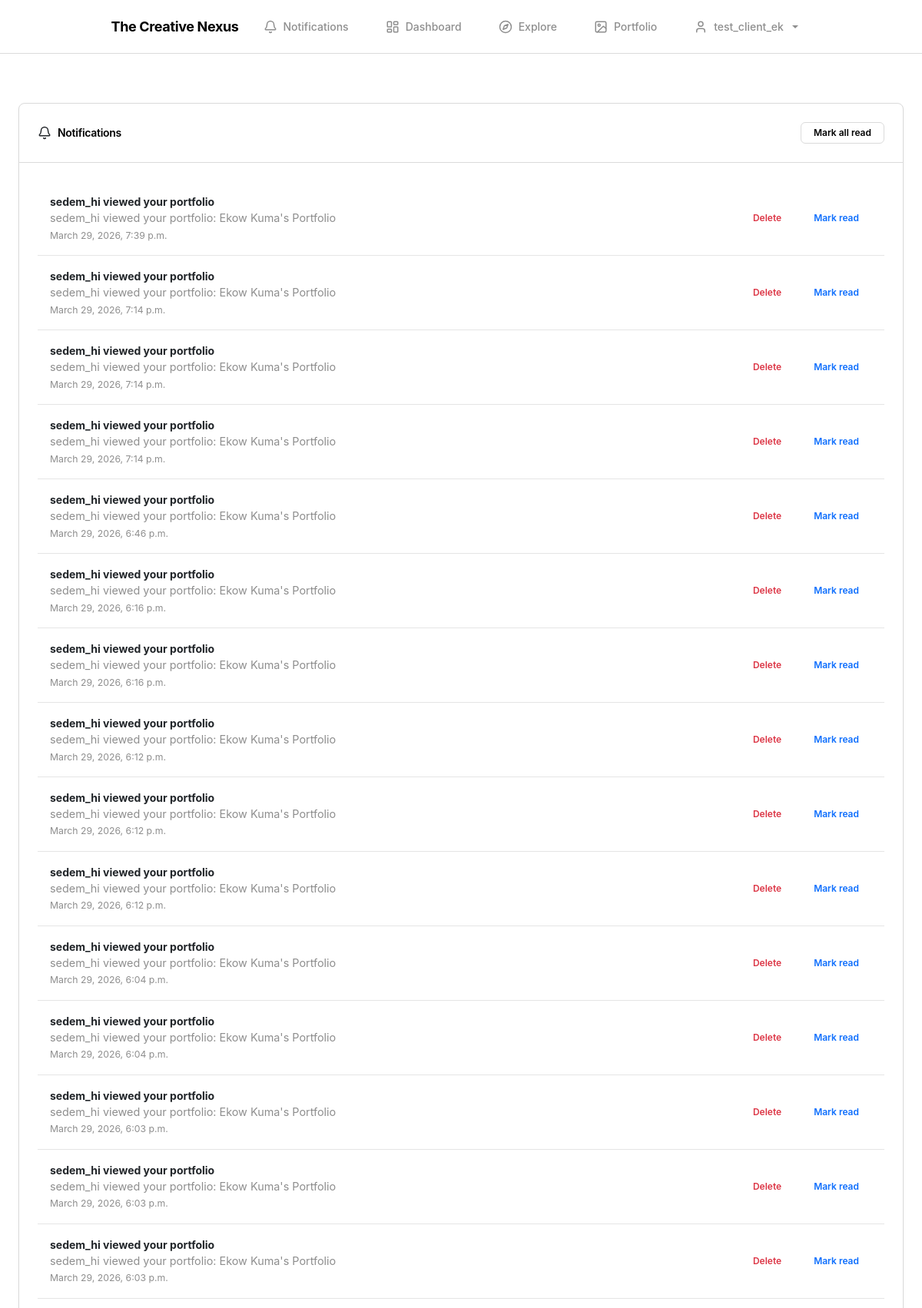
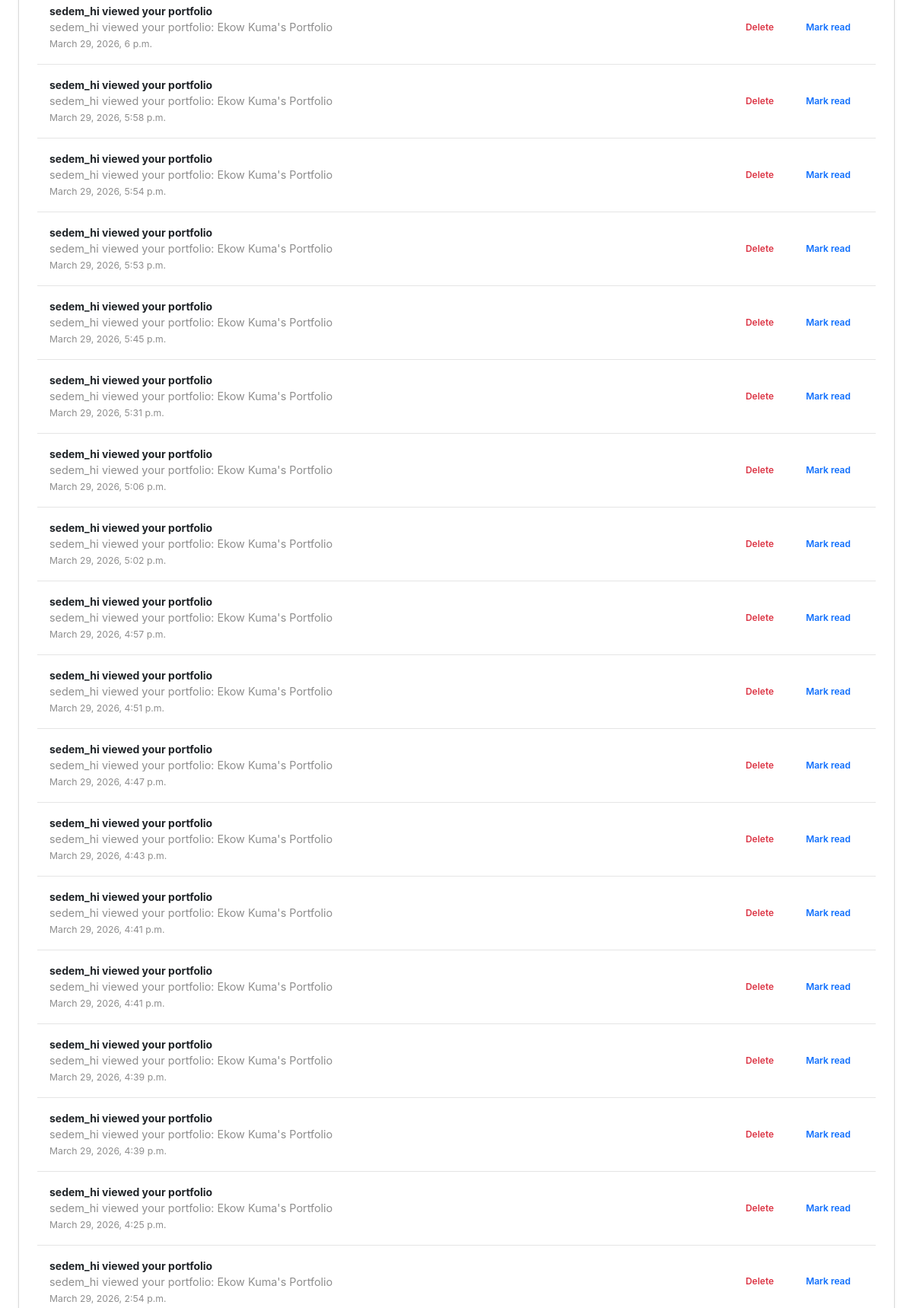
The app's page /notifications/ (signed in, upper part) with its own data (2 pictures, top to bottom).
### accounts/models.py (models this page shows, shortened)
class CustomUser(AbstractUser):
    email = models.EmailField(unique=True)
    email_verified = models.BooleanField(default=False)
    email_verification_token = models.CharField(
        max_length=255, blank=True, null=True)
    created_at = models.DateTimeField(auto_now_add=True)
    updated_at = models.DateTimeField(auto_now=True)
    class Meta:
        ordering = ['-created_at']

### core/models.py (models this page shows, shortened)
class Notification(models.Model):
    NOTIFICATION_TYPE_CHOICES = (
        ('collaboration_request', 'Collaboration Request'),
        ('collaboration_accepted', 'Collaboration Accepted'),
        ('collaboration_rejected', 'Collaboration Rejected'),
        ('project_update', 'Project Update'),
        ('message', 'Message'),
        ('profile_view', 'Profile View'),
        ('mentorship_request', 'Mentorship Request'),
        ('mentorship_accepted', 'Mentorship Accepted'),
        ('mentorship_rejected', 'Mentorship Rejected'),
    )
    recipient = models.ForeignKey(
        settings.AUTH_USER_MODEL, on_delete=models.CASCADE, related_name='notifications')
    sender = models.ForeignKey(settings.AUTH_USER_MODEL, on_delete=models.CASCADE,
                               related_name='sent_notifications', blank=True, null=True)
    notification_type = models.CharField(
        max_length=50, choices=NOTIFICATION_TYPE_CHOICES)
    title = models.CharField(max_length=255)
    message = models.TextField()
    is_read = models.BooleanField(default=False)
    read_at = models.DateTimeField(blank=True, null=True)
    related_collaboration = models.ForeignKey(
        Collaboration, on_delete=models.CASCADE, blank=True, null=True)
    related_project = models.ForeignKey(
        Project, on_delete=models.CASCADE, blank=True, null=True)
    related_mentorship = models.ForeignKey(
        'MentorshipRequest', on_delete=models.CASCADE, blank=True, null=True)
    created_at = models.DateTimeField(auto_now_add=True)
    class Meta:
        ordering = ['-created_at']

### core/template_views.py (the view)
# urls.py: path('notifications/', notifications_view, name='notifications'),
@login_required(login_url='login')
def notifications_view(request):
    user = request.user
    notifications = Notification.objects.filter(recipient=user).order_by('-created_at')
    context = {'notifications': notifications}
    return render(request, 'core/notifications.html', context)

### templates/core/notifications.html (shortened to what this page needs)
{% extends 'base.html' %}
{% block content %}
<section style="padding: var(--space-3xl) 0;">
    <div class="container-premium">
        <div class="card">
            <div class="card-header" style="display:flex; align-items:center; gap:var(--space-sm); justify-content:space-between;">
                    <div style="display:flex; align-items:center; gap:var(--space-sm);">
                        <i data-lucide="bell" style="width:18px; height:18px;"></i>
                        <h5 style="margin:0;">Notifications</h5>
                    </div>
                    <div>
                        <button id="markAllReadBtn" class="btn btn-sm btn-secondary" data-bs-toggle="modal" data-bs-target="#confirmMarkAllModal">Mark all read</button>
                    </div>
                </div>
            <div class="card-body">
                {% if notifications %}
                    <div id="notificationsList">
                        {% for n in notifications %}
                            <div class="notification-item" data-id="{{ n.id }}" style="padding: var(--space-md); border-bottom:1px solid var(--color-border-light); display:flex; justify-content:space-between; align-items:center;">
                                <div>
                                    <strong style="display:block;">{{ n.title }}</strong>
                                    <div style="font-size:0.9rem; color:var(--color-text-muted);">{{ n.message }}</div>
                                    <small style="color:var(--color-text-muted);">{{ n.created_at }}</small>
                                </div>
                                <div style="display:flex; gap:var(--space-sm);">
                                    <button class="btn btn-sm btn-outline-danger delete-notification">Delete</button>
                                    {% if not n.is_read %}
                                        <button class="btn btn-sm btn-outline-primary mark-read">Mark read</button>
                                    {% else %}
                                        <span class="badge badge-secondary">Read</span>
                                    {% endif %}
                                </div>
                            </div>
                        {% endfor %}
                    </div>
                {% else %}
                    <p>No notifications yet.</p>
                {% endif %}
            </div>
        </div>
    </div>
</section>
{% endblock %}

### templates/base.html (shortened to what this page needs)
<!DOCTYPE html>
<html lang="en">
<head>
    <link href="https://cdn.jsdelivr.net/npm/bootstrap@5.3.0/dist/css/bootstrap.min.css" rel="stylesheet">
</head>
<body>
    <nav class="navbar">
        <div class="container-premium">
            <div class="d-flex justify-content-between align-items-center w-100">
                <a class="navbar-brand" href="{% url 'home' %}">The Creative Nexus</a>
                <div class="d-flex align-items-center gap-3">
                    {% if user.is_authenticated %}
                        <a href="{% url 'notifications' %}" class="nav-link" id="navNotifications" style="position:relative;">
                            <i data-lucide="bell" style="width:18px; height:18px;"></i>
                            <span class="d-none d-md-inline">Notifications</span>
                        </a>
                        <a href="{% url 'dashboard' %}" class="nav-link">
                            <i data-lucide="layout-dashboard" style="width: 18px; height: 18px;"></i>
                            <span class="d-none d-md-inline">Dashboard</span>
                        </a>
                        <a href="{% url 'explore' %}" class="nav-link">
                            <i data-lucide="compass" style="width: 18px; height: 18px;"></i>
                            <span class="d-none d-md-inline">Explore</span>
                        </a>
                        <a href="{% url 'portfolio' %}" class="nav-link">
                            <i data-lucide="image" style="width: 18px; height: 18px;"></i>
                            <span class="d-none d-md-inline">Portfolio</span>
                        </a>
                        <div class="dropdown">
                            <a href="#" class="nav-link dropdown-toggle" data-bs-toggle="dropdown">
                                <i data-lucide="user" style="width: 18px; height: 18px;"></i>
                                <span class="d-none d-md-inline">{{ user.username }}</span>
                            </a>
                        </div>
                    {% else %}
                        <a href="{% url 'login' %}" class="nav-link">Sign In</a>
                        <a href="{% url 'register' %}" class="btn btn-primary btn-sm">Get Started</a>
                    {% endif %}
                </div>
            </div>
        </div>
    </nav>
    <main>
        {% block content %}{% endblock %}
    </main>
</body>
</html>

### templates/base.html (style rules this page uses)
:root { --color-primary: #000000; --color-secondary: #262626; --color-accent: #0095F6; --color-accent-light: #E7F5FF; --color-background: #FFFFFF; --color-surface: #FFFFFF; --color-text: #262626; --color-text-muted: #8E8E8E; --color-border: #DBDBDB; --color-border-light: #E5E5E5; --font-heading: -apple-system, BlinkMacSystemFont, 'Segoe UI', 'Helvetica Neue', sans-serif; --font-body: -apple-system, BlinkMacSystemFont, 'Segoe UI', 'Helvetica Neue', sans-serif; --space-xs: 4px; --space-sm: 8px; --space-md: 16px; --space-lg: 24px; --space-xl: 32px; --space-2xl: 48px; --space-3xl: 64px; --space-4xl: 96px; --radius-sm: 4px; --radius-md: 6px; --radius-lg: 8px; --radius-xl: 12px; --shadow-sm: 0 1px 3px rgba(0, 0, 0, 0.08); --shadow-md: 0 2px 4px rgba(0, 0, 0, 0.1); --shadow-lg: 0 4px 12px rgba(0, 0, 0, 0.12); --shadow-xl: 0 8px 20px rgba(0, 0, 0, 0.15); }
* { margin: 0; padding: 0; box-sizing: border-box; }
html { scroll-behavior: smooth; }
body { font-family: var(--font-body); background-color: var(--color-background); color: var(--color-text); line-height: 1.5; -webkit-font-smoothing: antialiased; -moz-osx-font-smoothing: grayscale; font-size: 14px; }
h1, h2, h3, h4, h5, h6 { font-family: var(--font-heading); font-weight: 600; line-height: 1.3; color: var(--color-primary); letter-spacing: -0.02em; }
h5 { font-size: 14px; font-weight: 600; }
a { color: var(--color-accent); text-decoration: none; transition: color 0.2s ease; }
.navbar { background: var(--color-surface); border-bottom: 1px solid var(--color-border); padding: var(--space-md) 0; position: sticky; top: 0; z-index: 1000; backdrop-filter: blur(10px); }
.navbar-brand { font-family: var(--font-heading); font-size: 18px; font-weight: 700; color: var(--color-primary); letter-spacing: -0.02em; }
.nav-link { color: var(--color-text-muted); font-weight: 500; font-size: 14px; padding: var(--space-sm) var(--space-md); transition: color 0.2s ease; display: flex; align-items: center; gap: var(--space-sm); }
.btn { font-family: var(--font-body); font-weight: 600; font-size: 14px; padding: var(--space-sm) var(--space-lg); border-radius: var(--radius-md); transition: all 0.2s ease; border: 1px solid transparent; display: inline-flex; align-items: center; gap: var(--space-sm); cursor: pointer; }
.btn-secondary { background: var(--color-background); color: var(--color-primary); border: 1px solid var(--color-border); }
.btn-sm { padding: var(--space-xs) var(--space-md); font-size: 12px; }
.card { background: var(--color-surface); border: 1px solid var(--color-border); border-radius: var(--radius-lg); box-shadow: var(--shadow-sm); transition: all 0.3s ease; overflow: hidden; }
.card-header { background: transparent; border-bottom: 1px solid var(--color-border); padding: var(--space-lg); font-weight: 600; }
.card-body { padding: var(--space-lg); }
section { padding: var(--space-3xl) 0; }
.container-premium { max-width: 1200px; margin: 0 auto; padding: 0 var(--space-lg); }

### records on screen
CustomUser: username "test_client_ek"
Notification: title "sedem_hi viewed your portfolio", message "sedem_hi viewed your portfolio: Ekow Kuma's Portfolio", created_at "March 29, 2026, 7:39 p.m.", is_read "Mark read"
Notification: title "sedem_hi viewed your portfolio", message "sedem_hi viewed your portfolio: Ekow Kuma's Portfolio", created_at "March 29, 2026, 7:14 p.m.", is_read "Mark read"
Notification: title "sedem_hi viewed your portfolio", message "sedem_hi viewed your portfolio: Ekow Kuma's Portfolio", created_at "March 29, 2026, 7:14 p.m.", is_read "Mark read"
Notification: title "sedem_hi viewed your portfolio", message "sedem_hi viewed your portfolio: Ekow Kuma's Portfolio", created_at "March 29, 2026, 7:14 p.m.", is_read "Mark read"
Notification: title "sedem_hi viewed your portfolio", message "sedem_hi viewed your portfolio: Ekow Kuma's Portfolio", created_at "March 29, 2026, 6:46 p.m.", is_read "Mark read"
Notification: title "sedem_hi viewed your portfolio", message "sedem_hi viewed your portfolio: Ekow Kuma's Portfolio", created_at "March 29, 2026, 6:16 p.m.", is_read "Mark read"
Notification: title "sedem_hi viewed your portfolio", message "sedem_hi viewed your portfolio: Ekow Kuma's Portfolio", created_at "March 29, 2026, 6:16 p.m.", is_read "Mark read"
Notification: title "sedem_hi viewed your portfolio", message "sedem_hi viewed your portfolio: Ekow Kuma's Portfolio", created_at "March 29, 2026, 6:12 p.m.", is_read "Mark read"
Notification: title "sedem_hi viewed your portfolio", message "sedem_hi viewed your portfolio: Ekow Kuma's Portfolio", created_at "March 29, 2026, 6:12 p.m.", is_read "Mark read"
Notification: title "sedem_hi viewed your portfolio", message "sedem_hi viewed your portfolio: Ekow Kuma's Portfolio", created_at "March 29, 2026, 6:12 p.m.", is_read "Mark read"
Notification: title "sedem_hi viewed your portfolio", message "sedem_hi viewed your portfolio: Ekow Kuma's Portfolio", created_at "March 29, 2026, 6:04 p.m.", is_read "Mark read"
Notification: title "sedem_hi viewed your portfolio", message "sedem_hi viewed your portfolio: Ekow Kuma's Portfolio", created_at "March 29, 2026, 6:04 p.m.", is_read "Mark read"
Notification: title "sedem_hi viewed your portfolio", message "sedem_hi viewed your portfolio: Ekow Kuma's Portfolio", created_at "March 29, 2026, 6:03 p.m.", is_read "Mark read"
Notification: title "sedem_hi viewed your portfolio", message "sedem_hi viewed your portfolio: Ekow Kuma's Portfolio", created_at "March 29, 2026, 6:03 p.m.", is_read "Mark read"
Notification: title "sedem_hi viewed your portfolio", message "sedem_hi viewed your portfolio: Ekow Kuma's Portfolio", created_at "March 29, 2026, 6:03 p.m.", is_read "Mark read"
Notification: title "sedem_hi viewed your portfolio", message "sedem_hi viewed your portfolio: Ekow Kuma's Portfolio", created_at "March 29, 2026, 6 p.m.", is_read "Mark read"
Notification: title "sedem_hi viewed your portfolio", message "sedem_hi viewed your portfolio: Ekow Kuma's Portfolio", created_at "March 29, 2026, 5:58 p.m.", is_read "Mark read"
Notification: title "sedem_hi viewed your portfolio", message "sedem_hi viewed your portfolio: Ekow Kuma's Portfolio", created_at "March 29, 2026, 5:54 p.m.", is_read "Mark read"
Notification: title "sedem_hi viewed your portfolio", message "sedem_hi viewed your portfolio: Ekow Kuma's Portfolio", created_at "March 29, 2026, 5:53 p.m.", is_read "Mark read"
Notification: title "sedem_hi viewed your portfolio", message "sedem_hi viewed your portfolio: Ekow Kuma's Portfolio", created_at "March 29, 2026, 5:45 p.m.", is_read "Mark read"
Notification: title "sedem_hi viewed your portfolio", message "sedem_hi viewed your portfolio: Ekow Kuma's Portfolio", created_at "March 29, 2026, 5:31 p.m.", is_read "Mark read"
Notification: title "sedem_hi viewed your portfolio", message "sedem_hi viewed your portfolio: Ekow Kuma's Portfolio", created_at "March 29, 2026, 5:06 p.m.", is_read "Mark read"
Notification: title "sedem_hi viewed your portfolio", message "sedem_hi viewed your portfolio: Ekow Kuma's Portfolio", created_at "March 29, 2026, 5:02 p.m.", is_read "Mark read"
Notification: title "sedem_hi viewed your portfolio", message "sedem_hi viewed your portfolio: Ekow Kuma's Portfolio", created_at "March 29, 2026, 4:57 p.m.", is_read "Mark read"
Notification: title "sedem_hi viewed your portfolio", message "sedem_hi viewed your portfolio: Ekow Kuma's Portfolio", created_at "March 29, 2026, 4:51 p.m.", is_read "Mark read"
Notification: title "sedem_hi viewed your portfolio", message "sedem_hi viewed your portfolio: Ekow Kuma's Portfolio", created_at "March 29, 2026, 4:47 p.m.", is_read "Mark read"
Notification: title "sedem_hi viewed your portfolio", message "sedem_hi viewed your portfolio: Ekow Kuma's Portfolio", created_at "March 29, 2026, 4:43 p.m.", is_read "Mark read"
Notification: title "sedem_hi viewed your portfolio", message "sedem_hi viewed your portfolio: Ekow Kuma's Portfolio", created_at "March 29, 2026, 4:41 p.m.", is_read "Mark read"
Notification: title "sedem_hi viewed your portfolio", message "sedem_hi viewed your portfolio: Ekow Kuma's Portfolio", created_at "March 29, 2026, 4:41 p.m.", is_read "Mark read"
Notification: title "sedem_hi viewed your portfolio", message "sedem_hi viewed your portfolio: Ekow Kuma's Portfolio", created_at "March 29, 2026, 4:39 p.m.", is_read "Mark read"
Notification: title "sedem_hi viewed your portfolio", message "sedem_hi viewed your portfolio: Ekow Kuma's Portfolio", created_at "March 29, 2026, 4:39 p.m.", is_read "Mark read"
Notification: title "sedem_hi viewed your portfolio", message "sedem_hi viewed your portfolio: Ekow Kuma's Portfolio", created_at "March 29, 2026, 4:25 p.m.", is_read "Mark read"
Notification: title "sedem_hi viewed your portfolio", message "sedem_hi viewed your portfolio: Ekow Kuma's Portfolio", created_at "March 29, 2026, 2:54 p.m.", is_read "Mark read"
